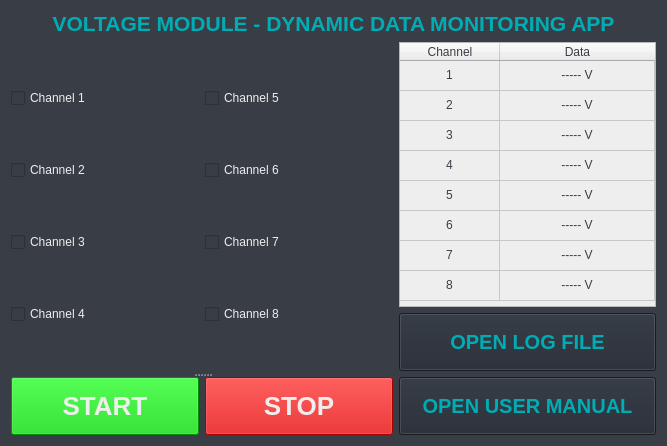
<?xml version="1.0" encoding="UTF-8"?>
<ui version="4.0">
 <class>Form</class>
 <widget class="QWidget" name="Form">
  <property name="geometry">
   <rect>
    <x>0</x>
    <y>0</y>
    <width>667</width>
    <height>446</height>
   </rect>
  </property>
  <property name="windowTitle">
   <string>Form</string>
  </property>
  <property name="styleSheet">
   <string notr="true">background-color: #393e46; color: #eeeeee</string>
  </property>
  <layout class="QGridLayout" name="gridLayout_2">
   <item row="0" column="0">
    <layout class="QVBoxLayout" name="verticalLayout_3">
     <item>
      <widget class="QLabel" name="header">
       <property name="enabled">
        <bool>true</bool>
       </property>
       <property name="sizePolicy">
        <sizepolicy hsizetype="Preferred" vsizetype="Preferred">
         <horstretch>0</horstretch>
         <verstretch>0</verstretch>
        </sizepolicy>
       </property>
       <property name="styleSheet">
        <string notr="true">color: #00adb5; font-weight: bold; font-size: 21px</string>
       </property>
       <property name="text">
        <string>VOLTAGE MODULE - DYNAMIC DATA MONITORING APP</string>
       </property>
       <property name="scaledContents">
        <bool>false</bool>
       </property>
       <property name="alignment">
        <set>Qt::AlignCenter</set>
       </property>
      </widget>
     </item>
     <item>
      <layout class="QHBoxLayout" name="horizontalLayout_2">
       <item>
        <widget class="QSplitter" name="splitter">
         <property name="orientation">
          <enum>Qt::Vertical</enum>
         </property>
         <widget class="QWidget" name="">
          <layout class="QGridLayout" name="gridLayout">
           <item row="0" column="0">
            <widget class="QCheckBox" name="cb1">
             <property name="font">
              <font>
               <weight>50</weight>
               <bold>false</bold>
              </font>
             </property>
             <property name="styleSheet">
              <string notr="true">color: #eeeeee</string>
             </property>
             <property name="text">
              <string>Channel 1</string>
             </property>
            </widget>
           </item>
           <item row="0" column="1">
            <widget class="QCheckBox" name="cb5">
             <property name="styleSheet">
              <string notr="true">color: #eeeeee</string>
             </property>
             <property name="text">
              <string>Channel 5</string>
             </property>
            </widget>
           </item>
           <item row="1" column="0">
            <widget class="QCheckBox" name="cb2">
             <property name="styleSheet">
              <string notr="true">color: #eeeeee</string>
             </property>
             <property name="text">
              <string>Channel 2</string>
             </property>
            </widget>
           </item>
           <item row="1" column="1">
            <widget class="QCheckBox" name="cb6">
             <property name="styleSheet">
              <string notr="true">color: #eeeeee</string>
             </property>
             <property name="text">
              <string>Channel 6</string>
             </property>
            </widget>
           </item>
           <item row="2" column="0">
            <widget class="QCheckBox" name="cb3">
             <property name="styleSheet">
              <string notr="true">color: #eeeeee</string>
             </property>
             <property name="text">
              <string>Channel 3</string>
             </property>
            </widget>
           </item>
           <item row="2" column="1">
            <widget class="QCheckBox" name="cb7">
             <property name="styleSheet">
              <string notr="true">color: #eeeeee</string>
             </property>
             <property name="text">
              <string>Channel 7</string>
             </property>
            </widget>
           </item>
           <item row="3" column="0">
            <widget class="QCheckBox" name="cb4">
             <property name="styleSheet">
              <string notr="true">color: #eeeeee</string>
             </property>
             <property name="text">
              <string>Channel 4</string>
             </property>
            </widget>
           </item>
           <item row="3" column="1">
            <widget class="QCheckBox" name="cb8">
             <property name="styleSheet">
              <string notr="true">color: #eeeeee</string>
             </property>
             <property name="text">
              <string>Channel 8</string>
             </property>
            </widget>
           </item>
          </layout>
         </widget>
         <widget class="QWidget" name="">
          <layout class="QHBoxLayout" name="horizontalLayout">
           <property name="sizeConstraint">
            <enum>QLayout::SetFixedSize</enum>
           </property>
           <item>
            <widget class="QPushButton" name="start_button">
             <property name="styleSheet">
              <string notr="true">color: #eeeeee; background-color: #00cc00; font-weight: bold; font-size: 26px; height: 50px; width: 180px</string>
             </property>
             <property name="text">
              <string>START</string>
             </property>
             <property name="checkable">
              <bool>true</bool>
             </property>
            </widget>
           </item>
           <item>
            <widget class="QPushButton" name="stop_button">
             <property name="enabled">
              <bool>false</bool>
             </property>
             <property name="styleSheet">
              <string notr="true">color: #eeeeee; background-color: #cc0000; font-weight: bold; font-size: 26px; height: 50px; width: 180px</string>
             </property>
             <property name="text">
              <string>STOP</string>
             </property>
             <property name="checkable">
              <bool>true</bool>
             </property>
            </widget>
           </item>
          </layout>
         </widget>
        </widget>
       </item>
       <item>
        <layout class="QVBoxLayout" name="verticalLayout_2">
         <property name="sizeConstraint">
          <enum>QLayout::SetDefaultConstraint</enum>
         </property>
         <item>
          <widget class="QTableWidget" name="tableWidget">
           <property name="sizePolicy">
            <sizepolicy hsizetype="Expanding" vsizetype="Expanding">
             <horstretch>0</horstretch>
             <verstretch>0</verstretch>
            </sizepolicy>
           </property>
           <property name="styleSheet">
            <string notr="true">background-color: #eeeeee; color: #393e46;</string>
           </property>
           <attribute name="horizontalHeaderCascadingSectionResizes">
            <bool>false</bool>
           </attribute>
           <attribute name="horizontalHeaderHighlightSections">
            <bool>true</bool>
           </attribute>
           <attribute name="horizontalHeaderStretchLastSection">
            <bool>true</bool>
           </attribute>
           <attribute name="verticalHeaderVisible">
            <bool>false</bool>
           </attribute>
           <attribute name="verticalHeaderCascadingSectionResizes">
            <bool>false</bool>
           </attribute>
           <attribute name="verticalHeaderHighlightSections">
            <bool>true</bool>
           </attribute>
           <attribute name="verticalHeaderShowSortIndicator" stdset="0">
            <bool>false</bool>
           </attribute>
           <attribute name="verticalHeaderStretchLastSection">
            <bool>false</bool>
           </attribute>
           <row>
            <property name="text">
             <string>New Row</string>
            </property>
           </row>
           <row>
            <property name="text">
             <string>New Row</string>
            </property>
           </row>
           <row>
            <property name="text">
             <string>New Row</string>
            </property>
           </row>
           <row>
            <property name="text">
             <string>New Row</string>
            </property>
           </row>
           <row>
            <property name="text">
             <string>New Row</string>
            </property>
           </row>
           <row>
            <property name="text">
             <string>New Row</string>
            </property>
           </row>
           <row>
            <property name="text">
             <string>New Row</string>
            </property>
           </row>
           <row>
            <property name="text">
             <string>New Row</string>
            </property>
           </row>
           <column>
            <property name="text">
             <string>Channel</string>
            </property>
            <property name="textAlignment">
             <set>AlignCenter</set>
            </property>
           </column>
           <column>
            <property name="text">
             <string>Data</string>
            </property>
            <property name="textAlignment">
             <set>AlignCenter</set>
            </property>
           </column>
           <item row="0" column="0">
            <property name="text">
             <string>1</string>
            </property>
            <property name="textAlignment">
             <set>AlignCenter</set>
            </property>
           </item>
           <item row="0" column="1">
            <property name="text">
             <string>----- V</string>
            </property>
            <property name="textAlignment">
             <set>AlignCenter</set>
            </property>
           </item>
           <item row="1" column="0">
            <property name="text">
             <string>2</string>
            </property>
            <property name="textAlignment">
             <set>AlignCenter</set>
            </property>
           </item>
           <item row="1" column="1">
            <property name="text">
             <string>----- V</string>
            </property>
            <property name="textAlignment">
             <set>AlignCenter</set>
            </property>
           </item>
           <item row="2" column="0">
            <property name="text">
             <string>3</string>
            </property>
            <property name="textAlignment">
             <set>AlignCenter</set>
            </property>
           </item>
           <item row="2" column="1">
            <property name="text">
             <string>----- V</string>
            </property>
            <property name="textAlignment">
             <set>AlignCenter</set>
            </property>
           </item>
           <item row="3" column="0">
            <property name="text">
             <string>4</string>
            </property>
            <property name="textAlignment">
             <set>AlignCenter</set>
            </property>
           </item>
           <item row="3" column="1">
            <property name="text">
             <string>----- V</string>
            </property>
            <property name="textAlignment">
             <set>AlignCenter</set>
            </property>
           </item>
           <item row="4" column="0">
            <property name="text">
             <string>5</string>
            </property>
            <property name="textAlignment">
             <set>AlignCenter</set>
            </property>
           </item>
           <item row="4" column="1">
            <property name="text">
             <string>----- V</string>
            </property>
            <property name="textAlignment">
             <set>AlignCenter</set>
            </property>
           </item>
           <item row="5" column="0">
            <property name="text">
             <string>6</string>
            </property>
            <property name="textAlignment">
             <set>AlignCenter</set>
            </property>
           </item>
           <item row="5" column="1">
            <property name="text">
             <string>----- V</string>
            </property>
            <property name="textAlignment">
             <set>AlignCenter</set>
            </property>
           </item>
           <item row="6" column="0">
            <property name="text">
             <string>7</string>
            </property>
            <property name="textAlignment">
             <set>AlignCenter</set>
            </property>
           </item>
           <item row="6" column="1">
            <property name="text">
             <string>----- V</string>
            </property>
            <property name="textAlignment">
             <set>AlignCenter</set>
            </property>
           </item>
           <item row="7" column="0">
            <property name="text">
             <string>8</string>
            </property>
            <property name="textAlignment">
             <set>AlignCenter</set>
            </property>
           </item>
           <item row="7" column="1">
            <property name="text">
             <string>----- V</string>
            </property>
            <property name="textAlignment">
             <set>AlignCenter</set>
            </property>
           </item>
          </widget>
         </item>
         <item>
          <layout class="QVBoxLayout" name="verticalLayout">
           <item>
            <widget class="QPushButton" name="see_button">
             <property name="styleSheet">
              <string notr="true">color: #00adb5; background-color: #222831; font-weight: bold; font-size: 20px; height: 50px; width: 180px</string>
             </property>
             <property name="text">
              <string>OPEN LOG FILE</string>
             </property>
             <property name="checkable">
              <bool>true</bool>
             </property>
            </widget>
           </item>
           <item>
            <widget class="QPushButton" name="manual_button">
             <property name="styleSheet">
              <string notr="true">color: #00adb5; background-color: #222831; font-weight: bold; font-size: 20px; height: 50px; width: 180px</string>
             </property>
             <property name="text">
              <string>OPEN USER MANUAL</string>
             </property>
             <property name="checkable">
              <bool>true</bool>
             </property>
            </widget>
           </item>
          </layout>
         </item>
        </layout>
       </item>
      </layout>
     </item>
    </layout>
   </item>
  </layout>
 </widget>
 <resources/>
 <connections/>
</ui>
